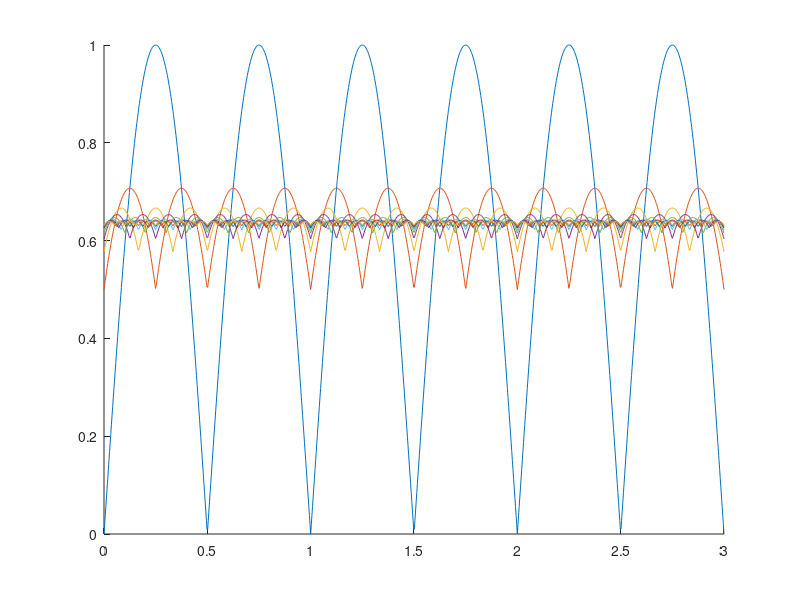
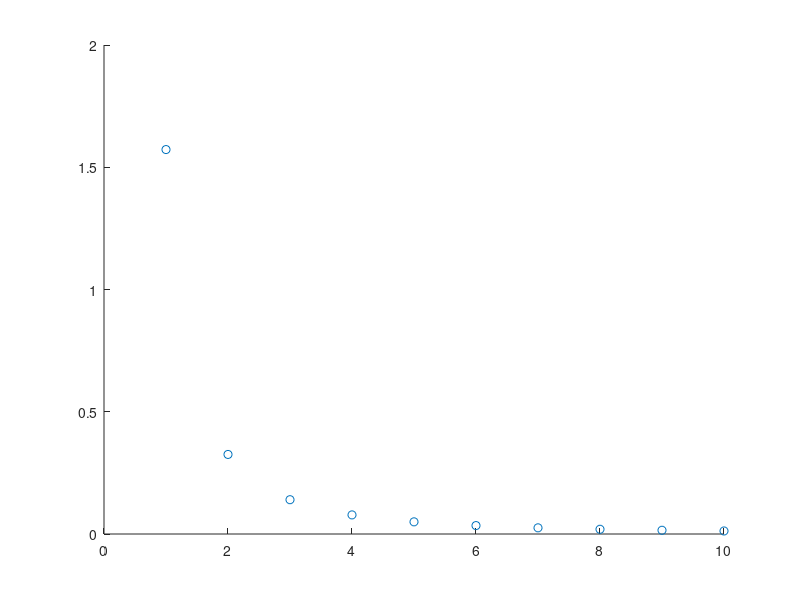

The MATLAB source for these figures, in order:
t = linspace(0,3,1e3)';

figure
hold on
for nPump = 1:10
    pumpTS(:,nPump) = abs(sin(2*pi*t));
    phaseShift_perPump = pi/nPump;
    for i = 2:nPump
        pumpTS(:,nPump) = pumpTS(:,nPump) + ...
            abs(sin(2*pi*t + (i-1)*phaseShift_perPump));
    end
    plot(t,pumpTS(:,nPump)/nPump)
    flowRipple(nPump) = range(pumpTS(:,nPump))/mean(pumpTS(:,nPump));
end

figure
scatter(1:numel(flowRipple),flowRipple)